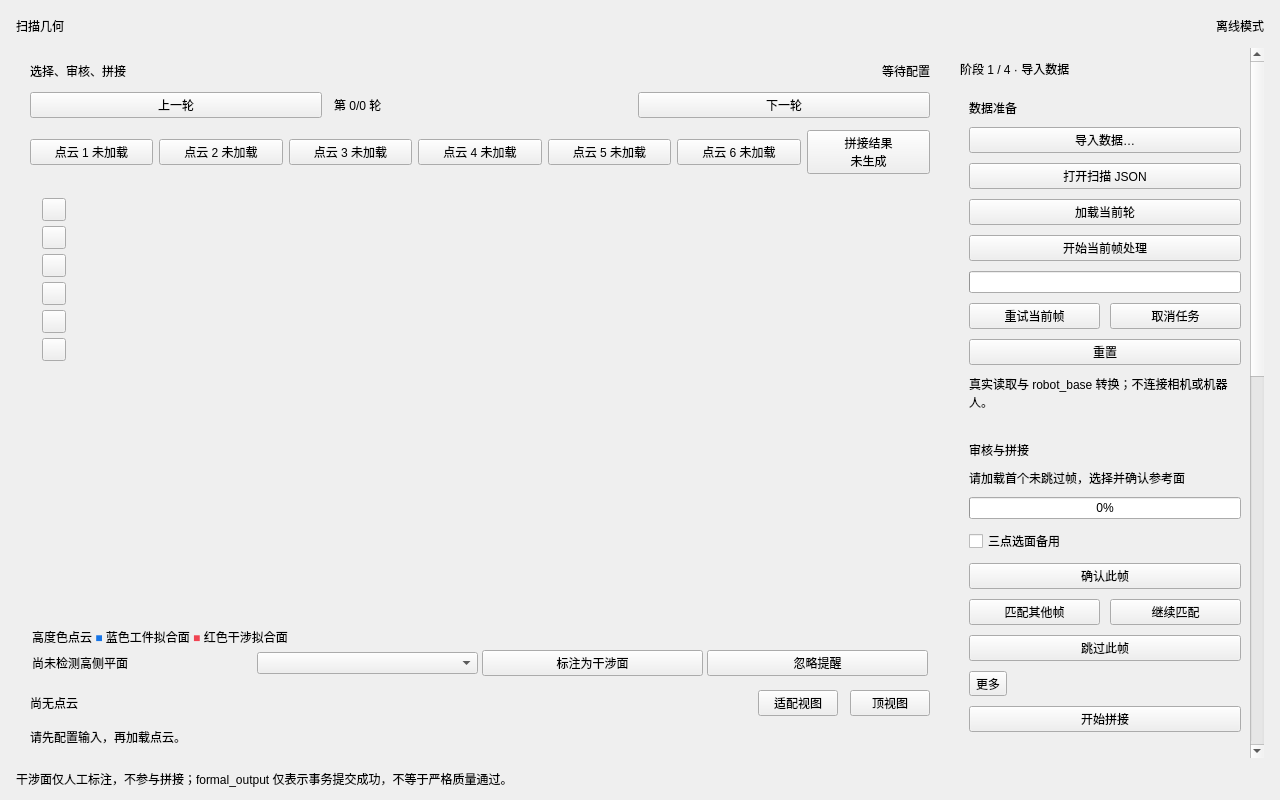
<?xml version="1.0" encoding="utf-8"?>
<ui version="4.0">
  <class>ScanGeometryWindowV1</class>
  <widget class="QMainWindow" name="ScanGeometryWindowV1">
    <property name="geometry">
      <rect>
        <x>0</x>
        <y>0</y>
        <width>1280</width>
        <height>800</height>
      </rect>
    </property>
    <property name="minimumSize">
      <size>
        <width>1024</width>
        <height>640</height>
      </size>
    </property>
    <property name="windowTitle">
                  <string>扫描几何</string>
    </property>
    <widget class="QWidget" name="centralwidget">
      <layout class="QVBoxLayout" name="rootLayout">
        <property name="spacing">
          <number>12</number>
        </property>
        <property name="leftMargin">
          <number>16</number>
        </property>
        <property name="topMargin">
          <number>16</number>
        </property>
        <property name="rightMargin">
          <number>16</number>
        </property>
        <property name="bottomMargin">
          <number>12</number>
        </property>
        <item>
          <layout class="QHBoxLayout" name="pageHeading">
            <item>
              <widget class="QLabel" name="pageTitle">
                <property name="text">
                  <string>扫描几何</string>
                </property>
              </widget>
            </item>
            <item>
              <spacer name="headingSpacer">
                <property name="orientation">
                  <enum>Qt::Horizontal</enum>
                </property>
                <property name="sizeHint" stdset="0">
                  <size>
                    <width>40</width>
                    <height>20</height>
                  </size>
                </property>
              </spacer>
            </item>
            <item>
              <widget class="QLabel" name="demoBadge">
                <property name="text">
                  <string>离线模式</string>
                </property>
              </widget>
            </item>
          </layout>
        </item>
        <item>
          <layout class="QHBoxLayout" name="bodyLayout" stretch="1,0">
            <property name="spacing">
              <number>16</number>
            </property>
            <item>
              <widget class="QFrame" name="mainCard">
                <layout class="QVBoxLayout" name="mainLayout" stretch="0,0,0,1,0,0">
                  <property name="spacing">
                    <number>12</number>
                  </property>
                  <property name="leftMargin">
                    <number>14</number>
                  </property>
                  <property name="topMargin">
                    <number>14</number>
                  </property>
                  <property name="rightMargin">
                    <number>14</number>
                  </property>
                  <property name="bottomMargin">
                    <number>12</number>
                  </property>
                  <item>
                    <layout class="QHBoxLayout" name="scanHeading">
                      <item>
                        <widget class="QLabel" name="subtitle">
                          <property name="text">
                            <string>选择、审核、拼接</string>
                          </property>
                          <property name="wordWrap">
                            <bool>true</bool>
                          </property>
                        </widget>
                      </item>
                      <item>
                        <widget class="QLabel" name="scanStatus">
                          <property name="sizePolicy">
                            <sizepolicy hsizetype="Maximum" vsizetype="Preferred">
                              <horstretch>0</horstretch>
                              <verstretch>0</verstretch>
                            </sizepolicy>
                          </property>
                          <property name="text">
                            <string>等待配置</string>
                          </property>
                        </widget>
                      </item>
                    </layout>
                  </item>
                  <item>
                    <layout class="QHBoxLayout" name="roundLayout">
                      <item>
                        <widget class="QPushButton" name="previousRound">
                          <property name="text">
                            <string>上一轮</string>
                          </property>
                        </widget>
                      </item>
                      <item>
                        <widget class="QLabel" name="roundStatus">
                          <property name="text">
                            <string>第 0/0 轮</string>
                          </property>
                        </widget>
                      </item>
                      <item>
                        <widget class="QPushButton" name="nextRound">
                          <property name="text">
                            <string>下一轮</string>
                          </property>
                        </widget>
                      </item>
                    </layout>
                  </item>
                  <item>
                    <layout class="QHBoxLayout" name="segmentLayout">
                      <property name="spacing">
                        <number>6</number>
                      </property>
                      <item>
                        <widget class="QPushButton" name="segment0">
                          <property name="text">
                            <string>点云 1 未加载</string>
                          </property>
                          <property name="checkable">
                            <bool>true</bool>
                          </property>
                        </widget>
                      </item>
                      <item>
                        <widget class="QPushButton" name="segment1">
                          <property name="text">
                            <string>点云 2 未加载</string>
                          </property>
                          <property name="checkable">
                            <bool>true</bool>
                          </property>
                        </widget>
                      </item>
                      <item>
                        <widget class="QPushButton" name="segment2">
                          <property name="text">
                            <string>点云 3 未加载</string>
                          </property>
                          <property name="checkable">
                            <bool>true</bool>
                          </property>
                        </widget>
                      </item>
                      <item>
                        <widget class="QPushButton" name="segment3">
                          <property name="text">
                            <string>点云 4 未加载</string>
                          </property>
                          <property name="checkable">
                            <bool>true</bool>
                          </property>
                        </widget>
                      </item>
                      <item>
                        <widget class="QPushButton" name="segment4">
                          <property name="text">
                            <string>点云 5 未加载</string>
                          </property>
                          <property name="checkable">
                            <bool>true</bool>
                          </property>
                        </widget>
                      </item>
                      <item>
                        <widget class="QPushButton" name="segment5">
                          <property name="text">
                            <string>点云 6 未加载</string>
                          </property>
                          <property name="checkable">
                            <bool>true</bool>
                          </property>
                        </widget>
                      </item>
                      <item>
                        <widget class="QPushButton" name="mergedSegment">
                          <property name="text">
                            <string>拼接结果
未生成</string>
                          </property>
                          <property name="checkable">
                            <bool>true</bool>
                          </property>
                        </widget>
                      </item>
                    </layout>
                  </item>
                  <item>
                    <widget class="QFrame" name="canvasFrame">
                      <layout class="QHBoxLayout" name="canvasFrameLayout" stretch="0,1">
                        <property name="spacing">
                          <number>4</number>
                        </property>
                        <property name="leftMargin">
                          <number>8</number>
                        </property>
                        <property name="topMargin">
                          <number>8</number>
                        </property>
                        <property name="rightMargin">
                          <number>0</number>
                        </property>
                        <property name="bottomMargin">
                          <number>0</number>
                        </property>
                        <item alignment="Qt::AlignTop">
                          <widget class="QFrame" name="toolStrip">
                            <property name="minimumWidth">
                              <number>42</number>
                            </property>
                            <property name="maximumWidth">
                              <number>42</number>
                            </property>
                            <layout class="QVBoxLayout" name="toolLayout">
                              <property name="spacing">
                                <number>5</number>
                              </property>
                              <property name="leftMargin">
                                <number>4</number>
                              </property>
                              <property name="topMargin">
                                <number>4</number>
                              </property>
                              <property name="rightMargin">
                                <number>4</number>
                              </property>
                              <property name="bottomMargin">
                                <number>4</number>
                              </property>
                              <item>
                                <widget class="QToolButton" name="selectWorkpiece">
                                  <property name="toolTip">
                                    <string>选择工件平面</string>
                                  </property>
                                  <property name="accessibleName">
                                    <string>选择工件平面</string>
                                  </property>
                                  <property name="checkable">
                                    <bool>true</bool>
                                  </property>
                                </widget>
                              </item>
                              <item>
                                <widget class="QToolButton" name="selectInterference">
                                  <property name="toolTip">
                                    <string>选择干涉平面</string>
                                  </property>
                                  <property name="accessibleName">
                                    <string>选择干涉平面</string>
                                  </property>
                                  <property name="checkable">
                                    <bool>true</bool>
                                  </property>
                                </widget>
                              </item>
                              <item>
                                <widget class="QToolButton" name="resetPlanes">
                                  <property name="toolTip">
                                    <string>重置平面选择</string>
                                  </property>
                                  <property name="accessibleName">
                                    <string>重置平面选择</string>
                                  </property>
                                </widget>
                              </item>
                              <item>
                                <widget class="QToolButton" name="rectangleTool">
                                  <property name="toolTip">
                                    <string>矩形框选擦除（仅可见点）</string>
                                  </property>
                                  <property name="accessibleName">
                                    <string>矩形框选擦除</string>
                                  </property>
                                  <property name="checkable">
                                    <bool>true</bool>
                                  </property>
                                </widget>
                              </item>
                              <item>
                                <widget class="QToolButton" name="undoTrim">
                                  <property name="toolTip">
                                    <string>撤销修剪（Ctrl+Z）</string>
                                  </property>
                                  <property name="accessibleName">
                                    <string>撤销修剪</string>
                                  </property>
                                </widget>
                              </item>
                              <item>
                                <widget class="QToolButton" name="restoreTrim">
                                  <property name="toolTip">
                                    <string>恢复全部点云</string>
                                  </property>
                                  <property name="accessibleName">
                                    <string>恢复全部点云</string>
                                  </property>
                                </widget>
                              </item>
                            </layout>
                          </widget>
                        </item>
                        <item>
                          <widget class="QWidget" name="canvasHost" native="true">
                            <layout class="QVBoxLayout" name="canvasLayout">
                              <property name="spacing">
                                <number>0</number>
                              </property>
                              <property name="leftMargin">
                                <number>0</number>
                              </property>
                              <property name="topMargin">
                                <number>0</number>
                              </property>
                              <property name="rightMargin">
                                <number>0</number>
                              </property>
                              <property name="bottomMargin">
                                <number>0</number>
                              </property>
                            </layout>
                          </widget>
                        </item>
                      </layout>
                    </widget>
                  </item>
                  <item>
                    <widget class="QFrame" name="renderAndHeightNotice">
                      <property name="frameShape">
                        <enum>QFrame::NoFrame</enum>
                      </property>
                      <layout class="QVBoxLayout" name="renderAndHeightNoticeLayout">
                        <property name="spacing">
                          <number>4</number>
                        </property>
                        <property name="leftMargin">
                          <number>2</number>
                        </property>
                        <property name="topMargin">
                          <number>2</number>
                        </property>
                        <property name="rightMargin">
                          <number>2</number>
                        </property>
                        <property name="bottomMargin">
                          <number>2</number>
                        </property>
                        <item>
                          <widget class="QLabel" name="colorLegend">
                            <property name="text">
                              <string>高度色点云　&lt;span style="color:#1675e8"&gt;■&lt;/span&gt; 蓝色工件拟合面　&lt;span style="color:#f04452"&gt;■&lt;/span&gt; 红色干涉拟合面</string>
                            </property>
                          </widget>
                        </item>
                        <item>
                          <layout class="QHBoxLayout" name="highSideNoticeLayout">
                            <item>
                              <widget class="QLabel" name="highSideNotice">
                                <property name="text">
                                  <string>尚未检测高侧平面</string>
                                </property>
                                <property name="wordWrap">
                                  <bool>true</bool>
                                </property>
                              </widget>
                            </item>
                            <item>
                              <widget class="QComboBox" name="highSideCandidates">
                                <property name="minimumSize">
                                  <size>
                                    <width>170</width>
                                    <height>0</height>
                                  </size>
                                </property>
                              </widget>
                            </item>
                            <item>
                              <widget class="QPushButton" name="markHighSideCandidate">
                                <property name="text">
                                  <string>标注为干涉面</string>
                                </property>
                              </widget>
                            </item>
                            <item>
                              <widget class="QPushButton" name="ignoreHighSideCandidate">
                                <property name="text">
                                  <string>忽略提醒</string>
                                </property>
                              </widget>
                            </item>
                          </layout>
                        </item>
                      </layout>
                    </widget>
                  </item>
                  <item>
                    <layout class="QHBoxLayout" name="viewActions">
                      <item>
                        <widget class="QLabel" name="pointCount">
                          <property name="text">
                            <string>尚无点云</string>
                          </property>
                        </widget>
                      </item>
                      <item>
                        <spacer name="viewSpacer">
                          <property name="orientation">
                            <enum>Qt::Horizontal</enum>
                          </property>
                          <property name="sizeHint" stdset="0">
                            <size>
                              <width>20</width>
                              <height>20</height>
                            </size>
                          </property>
                        </spacer>
                      </item>
                      <item>
                        <widget class="QPushButton" name="fitView">
                          <property name="text">
                            <string>适配视图</string>
                          </property>
                        </widget>
                      </item>
                      <item>
                        <widget class="QPushButton" name="topView">
                          <property name="text">
                            <string>顶视图</string>
                          </property>
                        </widget>
                      </item>
                    </layout>
                  </item>
                  <item>
                    <widget class="QLabel" name="interactionHint">
                      <property name="text">
                        <string>请先配置输入，再加载点云。</string>
                      </property>
                      <property name="wordWrap">
                        <bool>true</bool>
                      </property>
                    </widget>
                  </item>
                </layout>
              </widget>
            </item>
            <item>
              <widget class="QScrollArea" name="sideScroll">
                <property name="minimumSize">
                  <size>
                    <width>304</width>
                    <height>0</height>
                  </size>
                </property>
                <property name="maximumSize">
                  <size>
                    <width>320</width>
                    <height>16777215</height>
                  </size>
                </property>
                <property name="frameShape">
                  <enum>QFrame::NoFrame</enum>
                </property>
                <property name="widgetResizable">
                  <bool>true</bool>
                </property>
                <property name="horizontalScrollBarPolicy">
                  <enum>Qt::ScrollBarAlwaysOff</enum>
                </property>
                <widget class="QWidget" name="sideContents">
                  <layout class="QVBoxLayout" name="sideLayout">
                    <property name="spacing">
                      <number>12</number>
                    </property>
                    <property name="leftMargin">
                      <number>0</number>
                    </property>
                    <property name="topMargin">
                      <number>0</number>
                    </property>
                    <property name="rightMargin">
                      <number>0</number>
                    </property>
                    <property name="bottomMargin">
                      <number>0</number>
                    </property>
                    <item>
                      <widget class="QWidget" name="stepNavigationHost" native="true">
                        <layout class="QGridLayout" name="modelStepsLayout">
                          <property name="leftMargin"><number>0</number></property>
                          <property name="topMargin"><number>0</number></property>
                          <property name="rightMargin"><number>0</number></property>
                          <property name="bottomMargin"><number>0</number></property>
                          <property name="horizontalSpacing"><number>4</number></property>
                          <property name="verticalSpacing"><number>4</number></property>
                        </layout>
                      </widget>
                    </item>
                    <item>
                      <widget class="QLabel" name="workflowStageTitle">
                        <property name="text"><string>阶段 1 / 4 · 导入数据</string></property>
                        <property name="class" stdset="0"><string>cardTitle</string></property>
                      </widget>
                    </item>
                    <item>
                      <widget class="QFrame" name="scanCard">
                        <layout class="QVBoxLayout" name="scanControlsLayout">
                          <property name="spacing">
                            <number>10</number>
                          </property>
                          <item>
                            <widget class="QLabel" name="scanCardTitle">
                              <property name="text">
                                <string>数据准备</string>
                              </property>
                              <property name="class" stdset="0">
                                <string>cardTitle</string>
                              </property>
                            </widget>
                          </item>
                          <item>
                            <widget class="QPushButton" name="configureInputs">
                              <property name="text">
                          <string>导入数据…</string>
                              </property>
                            </widget>
                          </item>
                          <item>
                            <widget class="QPushButton" name="openScanJson"><property name="text"><string>打开扫描 JSON</string></property></widget></item><item>
<widget class="QPushButton" name="loadInputs">
                              <property name="text">
                          <string>加载当前轮</string>
                              </property>
                              <property name="class" stdset="0">
                                <string>primary</string>
                              </property>
                            </widget>
                          </item>
                          <item>
                            <widget class="QPushButton" name="processDepthFrame">
                              <property name="text"><string>开始当前帧处理</string></property>
                              <property name="toolTip"><string>调用SDK转换当前深度帧并建立选面索引</string></property>
                              <property name="class" stdset="0"><string>primary</string></property>
                            </widget>
                          </item>
                          <item>
                            <widget class="QProgressBar" name="scanProgress">
                              <property name="value">
                                <number>0</number>
                              </property>
                              <property name="textVisible">
                                <bool>false</bool>
                              </property>
                              <property name="maximumHeight">
                                <number>7</number>
                              </property>
                            </widget>
                          </item>
                          <item>
                            <layout class="QHBoxLayout" name="pauseStopLayout">
                              <item>
                                <widget class="QPushButton" name="retryLoad">
                                  <property name="text">
                                <string>重试当前帧</string>
                                  </property>
                                </widget>
                              </item>
                              <item>
                                <widget class="QPushButton" name="cancelTask">
                                  <property name="text">
                                    <string>取消任务</string>
                                  </property>
                                </widget>
                              </item>
                            </layout>
                          </item>
                          <item>
                            <layout class="QHBoxLayout" name="emergencyLayout">
                              <item>
                                <widget class="QPushButton" name="resetInputs">
                                  <property name="text">
                                <string>重置</string>
                                  </property>
                                  <property name="class" stdset="0">
                                    <string>danger</string>
                                  </property>
                                </widget>
                              </item>
                            </layout>
                          </item>
                          <item>
                            <widget class="QLabel" name="deviceNotice">
                              <property name="text">
                                <string>真实读取与 robot_base 转换；不连接相机或机器人。</string>
                              </property>
                              <property name="wordWrap">
                                <bool>true</bool>
                              </property>
                              <property name="class" stdset="0">
                                <string>muted</string>
                              </property>
                            </widget>
                          </item>
                        </layout>
                      </widget>
                    </item>
                    <item>
                      <widget class="QFrame" name="processingCard">
                        <layout class="QVBoxLayout" name="processingLayout">
                          <property name="spacing">
                            <number>10</number>
                          </property>
                          <item>
                            <widget class="QLabel" name="processingTitle">
                              <property name="text">
                                <string>审核与拼接</string>
                              </property>
                              <property name="class" stdset="0">
                                <string>cardTitle</string>
                              </property>
                            </widget>
                          </item>
                          <item>
                            <widget class="QLabel" name="processingStatus">
                              <property name="text">
                                <string>请加载首个未跳过帧，选择并确认参考面</string>
                              </property>
                              <property name="wordWrap">
                                <bool>true</bool>
                              </property>
                            </widget>
                          </item>
                          <item>
                            <widget class="QProgressBar" name="processingProgress">
                              <property name="value">
                                <number>0</number>
                              </property>
                              <property name="format">
                                <string>%p%</string>
                              </property>
                            </widget>
                          </item>
                          <item>
                            <widget class="QCheckBox" name="threePointSelection">
                              <property name="text">
                                <string>三点选面备用</string>
                              </property>
                            </widget>
                          </item>
                          <item>
                            <widget class="QPushButton" name="confirmCandidate">
                              <property name="text">
                                <string>确认此帧</string>
                              </property>
                            </widget>
                          </item>
                          <item>
                            <layout class="QHBoxLayout" name="processingActions">
                              <item>
                                <widget class="QPushButton" name="matchFrames">
                                  <property name="text">
                                  <string>匹配其他帧</string>
                                  </property>
                                  <property name="class" stdset="0">
                                    <string>primary</string>
                                  </property>
                                </widget>
                              </item>
                              <item>
                                <widget class="QPushButton" name="continueMatching">
                                  <property name="text">
                                    <string>继续匹配</string>
                                  </property>
                                </widget>
                              </item>
                            </layout>
                          </item>
                          <item>
                            <widget class="QPushButton" name="skipFrame">
                              <property name="text">
                                  <string>跳过此帧</string>
                              </property>
                            </widget>
                          </item>
                          <item>
                            <widget class="QToolButton" name="moreActions">
                              <property name="text"><string>更多</string></property>
                              <property name="popupMode"><enum>QToolButton::InstantPopup</enum></property>
                            </widget>
                          </item>
                          <item>
                            <widget class="QPushButton" name="stitchFrames">
                              <property name="text">
                                <string>开始拼接</string>
                              </property>
                            </widget>
                          </item>
                        </layout>
                      </widget>
                    </item>
                    <item>
                      <widget class="QFrame" name="geometryCard">
                        <layout class="QVBoxLayout" name="geometryLayout">
                          <property name="spacing">
                            <number>10</number>
                          </property>
                          <item>
                            <widget class="QLabel" name="geometryTitle">
                              <property name="text">
                                <string>拼接结果</string>
                              </property>
                              <property name="class" stdset="0">
                                <string>cardTitle</string>
                              </property>
                            </widget>
                          </item>
                          <item>
                            <widget class="QLabel" name="workpieceSummary">
                              <property name="text">
                                <string>工件面：未选择</string>
                              </property>
                              <property name="wordWrap">
                                <bool>true</bool>
                              </property>
                            </widget>
                          </item>
                          <item>
                            <widget class="QLabel" name="resultRegionStatus">
                              <property name="text"><string>结果区域尚未生成</string></property>
                              <property name="wordWrap"><bool>true</bool></property>
                            </widget>
                          </item>
                          <item>
                            <widget class="QPushButton" name="rebuildResultRegions">
                              <property name="text"><string>重建区域</string></property>
                              <property name="toolTip"><string>仅重新生成蓝红显示区域，不重新拼接或修改磁盘文件</string></property>
                            </widget>
                          </item>
                          <item>
                            <widget class="QLabel" name="interferenceSummary">
                              <property name="text">
                                <string>干涉面：未选择（可选）</string>
                              </property>
                              <property name="wordWrap">
                                <bool>true</bool>
                              </property>
                            </widget>
                          </item>
                          <item>
                            <widget class="QPushButton" name="confirmInterference">
                              <property name="text">
                                <string>确认干涉标注</string>
                              </property>
                            </widget>
                          </item>
                          <item>
                            <widget class="QPushButton" name="clearInterference">
                              <property name="text">
                                <string>清除干涉标注</string>
                              </property>
                            </widget>
                          </item>
                          <item>
                            <widget class="QLabel" name="wobjLabel">
                              <property name="text">
                                <string>WObj1 · 待生成</string>
                              </property>
                              <property name="class" stdset="0">
                                <string>muted</string>
                              </property>
                            </widget>
                          </item>
                          <item>
                            <layout class="QGridLayout" name="wobjGrid">
                              <item row="0" column="0">
                                <widget class="QLabel" name="wobjX">
                                  <property name="text">
                                    <string>X  待获取</string>
                                  </property>
                                </widget>
                              </item>
                              <item row="0" column="1">
                                <widget class="QLabel" name="wobjY">
                                  <property name="text">
                                    <string>Y  待获取</string>
                                  </property>
                                </widget>
                              </item>
                              <item row="0" column="2">
                                <widget class="QLabel" name="wobjZ">
                                  <property name="text">
                                    <string>Z  待获取</string>
                                  </property>
                                </widget>
                              </item>
                              <item row="1" column="0">
                                <widget class="QLabel" name="wobjA">
                                  <property name="text">
                                    <string>A  待获取</string>
                                  </property>
                                </widget>
                              </item>
                              <item row="1" column="1">
                                <widget class="QLabel" name="wobjB">
                                  <property name="text">
                                    <string>B  待获取</string>
                                  </property>
                                </widget>
                              </item>
                              <item row="1" column="2">
                                <widget class="QLabel" name="wobjC">
                                  <property name="text">
                                    <string>C  待获取</string>
                                  </property>
                                </widget>
                              </item>
                            </layout>
                          </item>
                          <item>
                            <widget class="QPushButton" name="generateWobj1">
                              <property name="text"><string>生成 WObj1</string></property>
                            </widget>
                          </item>
                          <item>
                            <widget class="QPushButton" name="saveGeometry">
                              <property name="text"><string>保存几何结果</string></property>
                            </widget>
                          </item>
                          <item>
                            <widget class="QPushButton" name="exportTrimmed">
                              <property name="text"><string>导出修剪结果</string></property>
                            </widget>
                          </item>
                          <item>

<widget class="QPushButton" name="confirmGeometry">
                              <property name="text">
                                <string>确认并保存几何</string>
                              </property>
                              <property name="class" stdset="0">
                                <string>primary</string>
                              </property>
                            </widget>
                          </item>
                          <item>
                            <widget class="QLabel" name="confirmationStatus">
                              <property name="text">
                                <string>尚未确认 · 结果仅保留在当前会话</string>
                              </property>
                              <property name="wordWrap">
                                <bool>true</bool>
                              </property>
                              <property name="class" stdset="0">
                                <string>muted</string>
                              </property>
                            </widget>
                          </item>
                        </layout>
                      </widget>
                    </item>
                    <item>
                      <layout class="QHBoxLayout" name="workflowNavigationLayout">
                        <item>
                          <widget class="QPushButton" name="previousStage">
                            <property name="text"><string>上一步</string></property>
                          </widget>
                        </item>
                        <item>
                          <spacer name="workflowNavigationSpacer">
                            <property name="orientation"><enum>Qt::Horizontal</enum></property>
                            <property name="sizeHint" stdset="0"><size><width>16</width><height>20</height></size></property>
                          </spacer>
                        </item>
                        <item>
                          <widget class="QPushButton" name="nextStage">
                            <property name="text"><string>下一步</string></property>
                            <property name="class" stdset="0"><string>primary</string></property>
                          </widget>
                        </item>
                      </layout>
                    </item>
                    <item>
                      <widget class="QToolButton" name="toggleLoadTiming">
                        <property name="text"><string>加载耗时与日志</string></property>
                        <property name="checkable"><bool>true</bool></property>
                        <property name="checked"><bool>false</bool></property>
                        <property name="toolButtonStyle"><enum>Qt::ToolButtonTextOnly</enum></property>
                      </widget>
                    </item>
                    <item>
                      <widget class="QWidget" name="loadTimingPanel">
                        <layout class="QVBoxLayout" name="loadTimingLayout">
                          <item><widget class="QLabel" name="loadTimingSummary">
                            <property name="wordWrap"><bool>true</bool></property>
                            <property name="text"><string>尚无耗时记录</string></property>
                          </widget></item>
                          <item><widget class="QPlainTextEdit" name="sessionLog">
                            <property name="readOnly"><bool>true</bool></property>
                            <property name="maximumHeight"><number>200</number></property>
                            <property name="placeholderText"><string>操作、任务、耗时和错误日志</string></property>
                          </widget></item>
                          <item><widget class="QPushButton" name="openLoadLogDirectory">
                            <property name="text"><string>打开日志目录</string></property>
                          </widget></item>
                        </layout>
                      </widget>
                    </item>
                    <item>
                      <spacer name="sideSpacer">
                        <property name="orientation">
                          <enum>Qt::Vertical</enum>
                        </property>
                        <property name="sizeHint" stdset="0">
                          <size>
                            <width>20</width>
                            <height>0</height>
                          </size>
                        </property>
                      </spacer>
                    </item>
                  </layout>
                </widget>
              </widget>
            </item>
          </layout>
        </item>
        <item>
          <widget class="QLabel" name="footerNotice">
            <property name="text">
              <string>干涉面仅人工标注，不参与拼接；formal_output 仅表示事务提交成功，不等于严格质量通过。</string>
            </property>
            <property name="class" stdset="0">
              <string>muted</string>
            </property>
          </widget>
        </item>
      </layout>
    </widget>
  </widget>
  <resources />
  <connections />
</ui>
